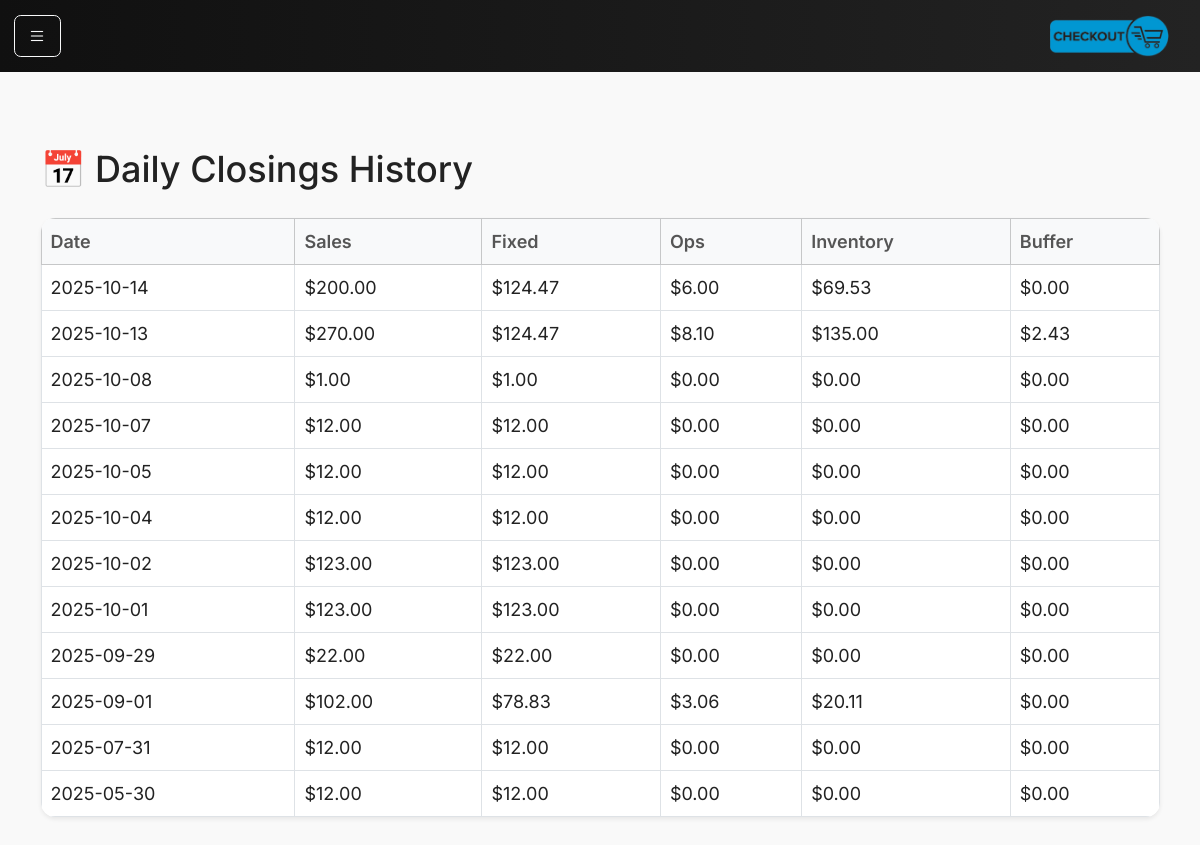
Page /closings on the committed database.
### models.py (models this page shows)
class DailyClosing(db.Model):
    __tablename__ = "daily_closings"
    id = db.Column(db.Integer, primary_key=True)
    date = db.Column(db.Date, nullable=False, unique=True)
    sales_cents = db.Column(db.Integer, nullable=False)
    fixed_allocation_cents = db.Column(db.Integer, default=0)
    ops_allocation_cents = db.Column(db.Integer, default=0)
    inventory_allocation_cents = db.Column(db.Integer, default=0)
    buffer_allocation_cents = db.Column(db.Integer, default=0)
    notes = db.Column(db.String(255))
    created_at = db.Column(db.DateTime, default=datetime.utcnow)

### main.py (the view)
@app.route("/closings")
def closings():
    from main import DailyClosing
    all_closings = DailyClosing.query.order_by(DailyClosing.date.desc()).all()
    return render_template("closings.html", closings=all_closings)

### main.py (called while the page is built)
@app.context_processor
def inject_request():
    return dict(request=request)

### templates/closings.html
{% extends "base.html" %}
{% block content %}
<div class="container-fluid">
  <h2 class="mb-4">📅 Daily Closings History</h2>
  <table class="table table-bordered bg-white shadow-sm">
    <thead class="table-light">
      <tr>
        <th>Date</th>
        <th>Sales</th>
        <th>Fixed</th>
        <th>Ops</th>
        <th>Inventory</th>
        <th>Buffer</th>
      </tr>
    </thead>
    <tbody>
      {% for c in closings %}
      <tr>
        <td>{{ c.date }}</td>
        <td>${{ "%.2f"|format(c.sales_cents / 100) }}</td>
        <td>${{ "%.2f"|format(c.fixed_allocation_cents / 100) }}</td>
        <td>${{ "%.2f"|format(c.ops_allocation_cents / 100) }}</td>
        <td>${{ "%.2f"|format(c.inventory_allocation_cents / 100) }}</td>
        <td>${{ "%.2f"|format(c.buffer_allocation_cents / 100) }}</td>
      </tr>
      {% else %}
      <tr>
        <td colspan="6" class="text-center text-muted">No closings found</td>
      </tr>
      {% endfor %}
    </tbody>
  </table>
</div>
{% endblock %}

### static/main.css (style rules this page uses)
html, body { font-family: 'Inter', sans-serif; background-color: #f6f8fb; color: #222; font-size: 18px; padding-top: 56px; background-color: #f9f9f9; }
.table { border-radius: 0.8rem; overflow: hidden; }
.table th { color: #555; font-weight: 600; }
.table td { color: #222; }

### rows in the picture
DailyClosing: date "2025-10-14", c.sales_cents/100 "200.00", c.fixed_allocation_cents/100 "124.47", c.ops_allocation_cents/100 "6.00", c.inventory_allocation_cents/100 "69.53", c.buffer_allocation_cents/100 "0.00"
DailyClosing: date "2025-10-13", c.sales_cents/100 "270.00", c.fixed_allocation_cents/100 "124.47", c.ops_allocation_cents/100 "8.10", c.inventory_allocation_cents/100 "135.00", c.buffer_allocation_cents/100 "2.43"
DailyClosing: date "2025-10-08", c.sales_cents/100 "1.00", c.fixed_allocation_cents/100 "1.00", c.ops_allocation_cents/100 "0.00", c.inventory_allocation_cents/100 "0.00", c.buffer_allocation_cents/100 "0.00"
DailyClosing: date "2025-10-07", c.sales_cents/100 "12.00", c.fixed_allocation_cents/100 "12.00", c.ops_allocation_cents/100 "0.00", c.inventory_allocation_cents/100 "0.00", c.buffer_allocation_cents/100 "0.00"
DailyClosing: date "2025-10-05", c.sales_cents/100 "12.00", c.fixed_allocation_cents/100 "12.00", c.ops_allocation_cents/100 "0.00", c.inventory_allocation_cents/100 "0.00", c.buffer_allocation_cents/100 "0.00"
DailyClosing: date "2025-10-04", c.sales_cents/100 "12.00", c.fixed_allocation_cents/100 "12.00", c.ops_allocation_cents/100 "0.00", c.inventory_allocation_cents/100 "0.00", c.buffer_allocation_cents/100 "0.00"
DailyClosing: date "2025-10-02", c.sales_cents/100 "123.00", c.fixed_allocation_cents/100 "123.00", c.ops_allocation_cents/100 "0.00", c.inventory_allocation_cents/100 "0.00", c.buffer_allocation_cents/100 "0.00"
DailyClosing: date "2025-10-01", c.sales_cents/100 "123.00", c.fixed_allocation_cents/100 "123.00", c.ops_allocation_cents/100 "0.00", c.inventory_allocation_cents/100 "0.00", c.buffer_allocation_cents/100 "0.00"
DailyClosing: date "2025-09-29", c.sales_cents/100 "22.00", c.fixed_allocation_cents/100 "22.00", c.ops_allocation_cents/100 "0.00", c.inventory_allocation_cents/100 "0.00", c.buffer_allocation_cents/100 "0.00"
DailyClosing: date "2025-09-01", c.sales_cents/100 "102.00", c.fixed_allocation_cents/100 "78.83", c.ops_allocation_cents/100 "3.06", c.inventory_allocation_cents/100 "20.11", c.buffer_allocation_cents/100 "0.00"
DailyClosing: date "2025-07-31", c.sales_cents/100 "12.00", c.fixed_allocation_cents/100 "12.00", c.ops_allocation_cents/100 "0.00", c.inventory_allocation_cents/100 "0.00", c.buffer_allocation_cents/100 "0.00"
DailyClosing: date "2025-05-30", c.sales_cents/100 "12.00", c.fixed_allocation_cents/100 "12.00", c.ops_allocation_cents/100 "0.00", c.inventory_allocation_cents/100 "0.00", c.buffer_allocation_cents/100 "0.00"
